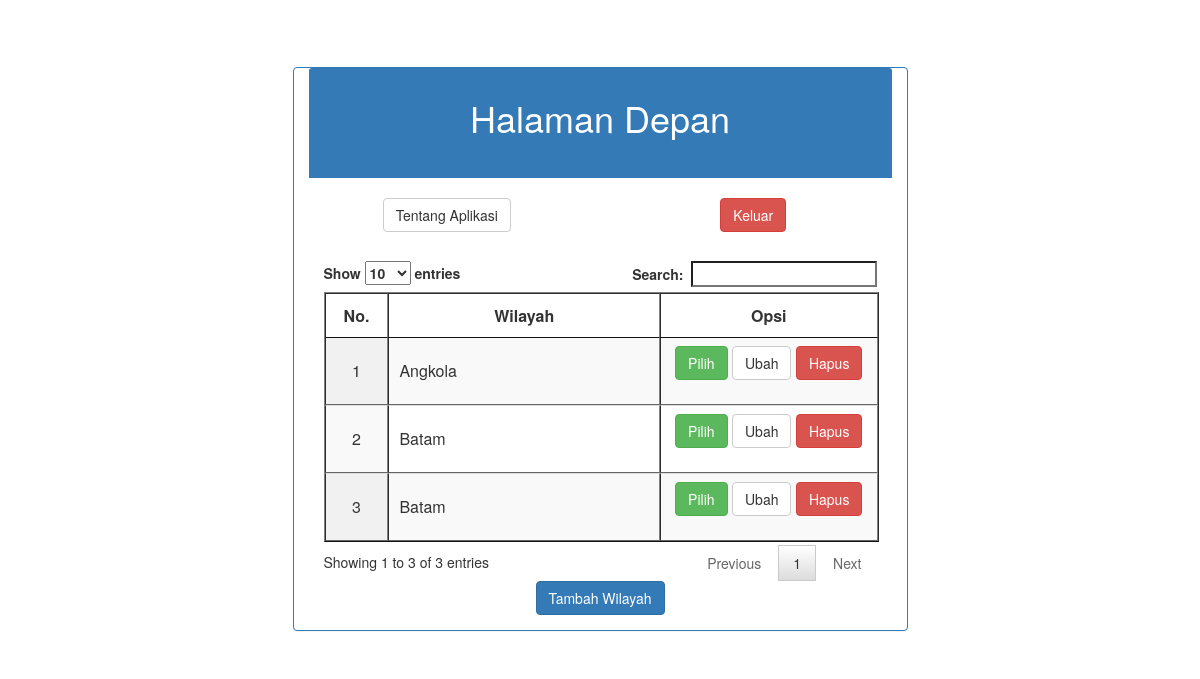
The page /index.php (signed in) on the database as committed earlier.
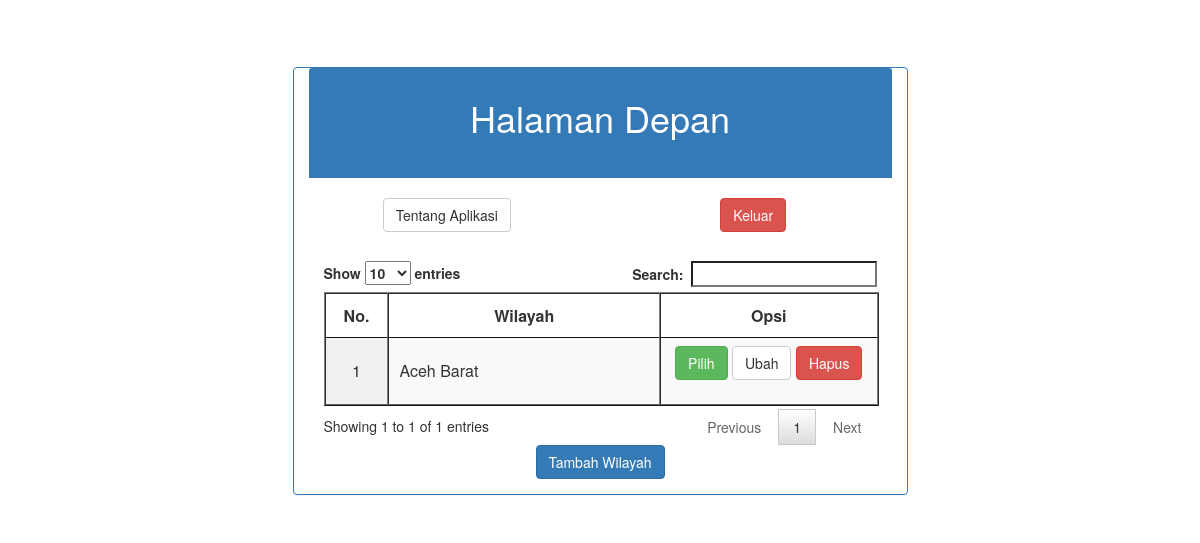
The same page on the database as committed later.
### tables this page shows
CREATE TABLE IF NOT EXISTS `wilayah` (
  `id_wilayah` int(5) NOT NULL AUTO_INCREMENT,
  `user_name` varchar(20) NOT NULL,
  `nama_wilayah` varchar(50) NOT NULL,
  PRIMARY KEY (`id_wilayah`)
);

### index.php (the view, shortened to what this page needs)
<?php
	$user_name = $_SESSION['user_name'];
	$tampil_wilayah = "SELECT * FROM `wilayah` WHERE `user_name` = '$user_name'";
	$tampil_query = mysql_query($tampil_wilayah);
?>
<html>
<head>
<link rel="stylesheet" href="bootstrap/dist/css/bootstrap.min.css">
<link rel="stylesheet" type="text/css" href="bootstrap/datatables/jquery.dataTables.css">
</head>
<body>
	<div class="row" style="margin-top: 50pt">
		<div class="col-sm-offset-3 col-sm-6 panel panel-primary" style="text-align: center">
			<div class="panel-heading">
				<h1>Halaman Depan</h1><br>
			</div><br>
			<div class="row">
				<div class="col-sm-6">
				<a role="button" class="btn btn-default" href="info.php">Tentang Aplikasi</a>
				</div>
				<div class="col-sm-6">
				<a role="button" class="btn btn-danger" href="login2.php">Keluar</a>
				</div>
			</div>
			<div class="panel-body">
				<div class="row" style="margin-top: 10pt">
					<div class="col-sm-12" style="text-align: center">
						<table border="1" cellpadding="5" cellspacing="5" class="display" id="tabel_wilayah">
							<thead>
								<tr>
									<th style="text-align: center;">No.</th>
									<th style="text-align: center;">Wilayah</th>
									<th style="text-align: center;">Opsi</th>
								</tr>
							</thead>
							<tbody>
<?php
	$nomor = 1;
	while($tampil_hasil = mysql_fetch_array($tampil_query))
	{
		$nama_wilayah = $tampil_hasil['nama_wilayah'];
		$id = $tampil_hasil['id_wilayah'];
				echo"<tr>
						<td style=\"text-align: center;\">$nomor</td>
						<td>$nama_wilayah</td>
							<td style=\"text-align: center;\">
							<form method=\"POST\" action=\"aksi_wilayah.php?id=$id\"><input type=\"hidden\" value=\"$id\" name=\"id\">
							<a role=\"button\" class=\"btn btn-success\" href=\"data_alternatif.php?id=".$id."\">Pilih</a> <button type=\"submit\" name=\"aksi\" class=\"btn btn-default\" value=\"edit\">Ubah</button> <button type=\"submit\" name=\"aksi\" class=\"btn btn-danger\" value=\"hapus\">Hapus</button></td>
							</form>
							</td>
					</tr>";
		$nomor++;
	}
?>
							</tbody>
						</table>
						<a role="button" class="btn btn-primary" href="tambah_wilayah.php">Tambah Wilayah</a>
					</div>
				</div>
			</div>
		</div>
	</div>
</body>
</html>

Rows that differ between the two databases and show on the page:
removed wilayah: nama_wilayah "Angkola"
removed wilayah: nama_wilayah "Batam"
changed wilayah: nama_wilayah "Batam" → "Aceh Barat"
Other text that changed with them:
text written by a page script: "Show entries Search: Showing 1 to 3 of 3 entries Previous 1 Next" → "Show entries Search: Showing 1 to 1 of 1 entries Previous 1 Next"
